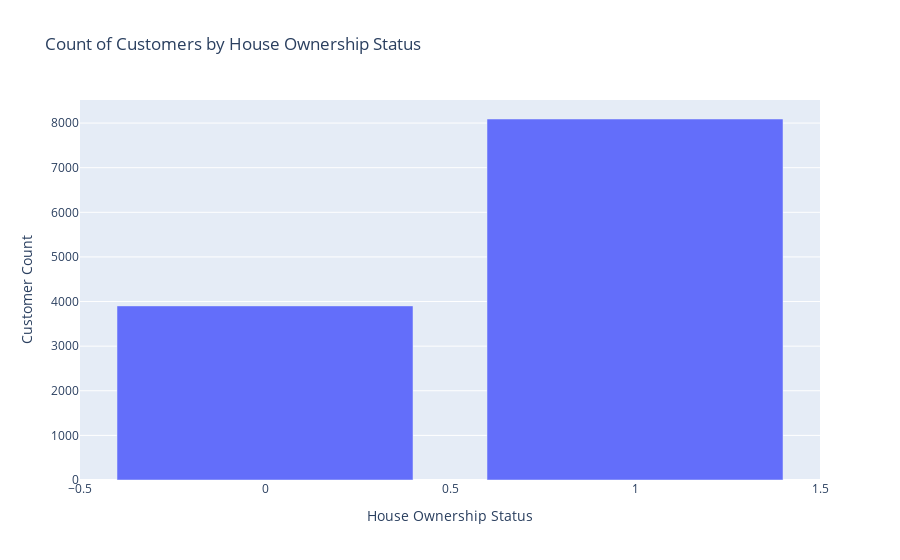

Source (notebook cell):
### Code cell
# Visualize the results using Plotly
import plotly.graph_objects as go
from pyspark.sql import SparkSession

# Create a SparkSession
spark = SparkSession.builder.getOrCreate()

# Execute the query and retrieve the results as a PySpark DataFrame
customers_count_by_house_ownership = spark.sql("""
    SELECT HouseOwnerFlag, COUNT(*) AS customer_count
    FROM my_table
    GROUP BY HouseOwnerFlag
""")

# Collect the results as a list of dictionaries
result_list = customers_count_by_house_ownership.collect()

# Extract the house ownership status and customer count values
house_ownership_status = [row["HouseOwnerFlag"] for row in result_list]
customer_counts = [row["customer_count"] for row in result_list]

# Create a bar plot using Plotly
fig = go.Figure(data=[go.Bar(x=house_ownership_status, y=customer_counts)])
fig.update_layout(title='Count of Customers by House Ownership Status', xaxis_title='House Ownership Status', yaxis_title='Customer Count')
fig.show()

### Figure 1 — Plotly figure (JSON) as saved in the notebook; plotly's stock layout.template omitted (floating-point values rounded to 4 significant figures)
{"data": [{"type": "bar", "x": [1, 0], "y": [8091, 3902]}], "layout": {"title": {"text": "Count of Customers by House Ownership Status"}, "xaxis": {"title": {"text": "House Ownership Status"}}, "yaxis": {"title": {"text": "Customer Count"}}}}
